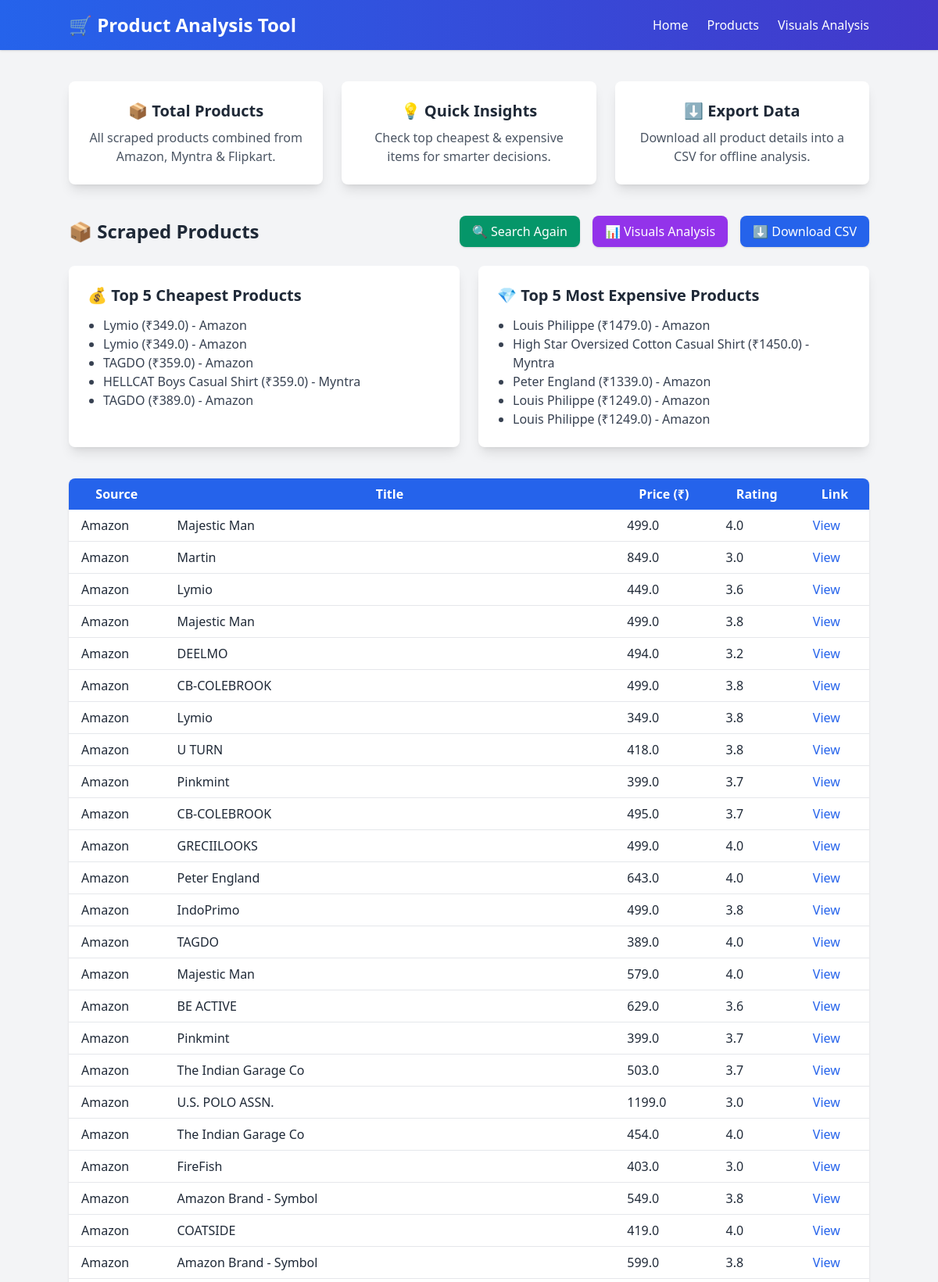
Page /products (upper part) on the committed database.
### tables this page shows
CREATE TABLE "products" (
"Source" TEXT,
  "Title" TEXT,
  "Price" REAL,
  "Rating" REAL,
  "Link" TEXT
);

### app.py (the view)
@app.route("/products")
def products():
    conn = sqlite3.connect(DB_NAME)
    df = pd.read_sql(f"SELECT * FROM {TABLE_NAME}", conn)
    conn.close()
    df["Price"] = pd.to_numeric(df["Price"], errors="coerce")
    df = df.dropna(subset=["Price"])
    cheapest = df.nsmallest(5, "Price").to_dict(orient="records")
    expensive = df.nlargest(5, "Price").to_dict(orient="records")
    return render_template("products.html",
                           tables=df.to_dict(orient="records"),
                           cheapest=cheapest,
                           expensive=expensive)

### templates/products.html (shortened to what this page needs)
<!DOCTYPE html>
<html>
<head>
  <script src="https://cdn.tailwindcss.com"></script>
</head>
<body class="bg-gray-100 text-gray-800 min-h-screen flex flex-col justify-between">
  <nav class="bg-gradient-to-r from-blue-600 to-indigo-700 p-4 text-white shadow">
    <div class="container mx-auto flex justify-between items-center">
      <h1 class="font-bold text-2xl">🛒 Product Analysis Tool</h1>
      <div class="flex gap-6">
        <a href="/" class="hover:underline">Home</a>
        <a href="/products" class="hover:underline">Products</a>
        <a href="/visuals" class="hover:underline">Visuals Analysis</a>
      </div>
    </div>
  </nav>
  <main class="container mx-auto mt-10 flex-1">
    <div class="grid grid-cols-1 md:grid-cols-3 gap-6 mb-10">
      <div class="bg-white shadow-lg p-6 rounded-lg text-center hover:shadow-2xl transition">
        <h3 class="text-xl font-bold mb-2">📦 Total Products</h3>
        <p class="text-gray-600">All scraped products combined from Amazon, Myntra & Flipkart.</p>
      </div>
      <div class="bg-white shadow-lg p-6 rounded-lg text-center hover:shadow-2xl transition">
        <h3 class="text-xl font-bold mb-2">💡 Quick Insights</h3>
        <p class="text-gray-600">Check top cheapest & expensive items for smarter decisions.</p>
      </div>
      <div class="bg-white shadow-lg p-6 rounded-lg text-center hover:shadow-2xl transition">
        <h3 class="text-xl font-bold mb-2">⬇️ Export Data</h3>
        <p class="text-gray-600">Download all product details into a CSV for offline analysis.</p>
      </div>
    </div>
    <div class="flex flex-wrap justify-between items-center mb-6 gap-4">
      <h2 class="text-2xl font-semibold">📦 Scraped Products</h2>
      <div class="flex gap-4">
        <a href="/" class="bg-emerald-600 hover:bg-emerald-800 text-white px-4 py-2 rounded-lg shadow">🔍 Search Again</a>
        <a href="/visuals" class="bg-purple-600 hover:bg-purple-800 text-white px-4 py-2 rounded-lg shadow">📊 Visuals Analysis</a>
        <a href="/download_csv" class="bg-blue-600 hover:bg-blue-800 text-white px-4 py-2 rounded-lg shadow">⬇️ Download CSV</a>
      </div>
    </div>
    <div class="grid grid-cols-1 md:grid-cols-2 gap-6 mb-10">
      <div class="bg-white shadow-lg p-6 rounded-lg">
        <h3 class="text-xl font-bold mb-3">💰 Top 5 Cheapest Products</h3>
        <ul class="list-disc pl-5 text-gray-700">
          {% for row in cheapest %}
            <li>{{ row.Title }} (₹{{ row.Price }}) - {{ row.Source }}</li>
          {% endfor %}
        </ul>
      </div>
      <div class="bg-white shadow-lg p-6 rounded-lg">
        <h3 class="text-xl font-bold mb-3">💎 Top 5 Most Expensive Products</h3>
        <ul class="list-disc pl-5 text-gray-700">
          {% for row in expensive %}
            <li>{{ row.Title }} (₹{{ row.Price }}) - {{ row.Source }}</li>
          {% endfor %}
        </ul>
      </div>
    </div>
    <div class="overflow-x-auto bg-white shadow rounded-lg">
      <table class="table-auto w-full border-collapse">
        <thead class="bg-blue-600 text-white">
          <tr>
            <th class="px-4 py-2">Source</th>
            <th class="px-4 py-2">Title</th>
            <th class="px-4 py-2">Price (₹)</th>
            <th class="px-4 py-2">Rating</th>
            <th class="px-4 py-2">Link</th>
          </tr>
        </thead>
        <tbody>
          {% for row in tables %}
          <tr class="border-b hover:bg-gray-100">
            <td class="px-4 py-2">{{ row.Source }}</td>
            <td class="px-4 py-2">{{ row.Title }}</td>
            <td class="px-4 py-2">{{ row.Price }}</td>
            <td class="px-4 py-2">{{ row.Rating if row.Rating else 'N/A' }}</td>
            <td class="px-4 py-2">
              <a href="{{ row.Link }}" target="_blank" class="text-blue-600 hover:underline">View</a>
            </td>
          </tr>
          {% endfor %}
        </tbody>
      </table>
    </div>
  </main>
</body>
</html>

### rows in the picture
products: Title "Lymio", Price "349.0", Source "Amazon", Rating "3.8"
products: Title "Lymio", Price "349.0", Source "Amazon"
products: Title "TAGDO", Price "359.0", Source "Amazon"
products: Title "HELLCAT Boys Casual Shirt", Price "359.0", Source "Myntra"
products: Title "TAGDO", Price "389.0", Source "Amazon", Rating "4.0"
products: Title "Louis Philippe", Price "1479.0", Source "Amazon"
products: Title "High Star Oversized Cotton Casual Shirt", Price "1450.0", Source "Myntra"
products: Title "Peter England", Price "1339.0", Source "Amazon"
products: Title "Louis Philippe", Price "1249.0", Source "Amazon"
products: Title "Louis Philippe", Price "1249.0", Source "Amazon"
products: Source "Amazon", Title "Majestic Man", Price "499.0", Rating "4.0"
products: Source "Amazon", Title "Martin", Price "849.0", Rating "3.0"
products: Source "Amazon", Title "Lymio", Price "449.0", Rating "3.6"
products: Source "Amazon", Title "Majestic Man", Price "499.0", Rating "3.8"
products: Source "Amazon", Title "DEELMO", Price "494.0", Rating "3.2"
products: Source "Amazon", Title "CB-COLEBROOK", Price "499.0", Rating "3.8"
products: Source "Amazon", Title "U TURN", Price "418.0", Rating "3.8"
products: Source "Amazon", Title "Pinkmint", Price "399.0", Rating "3.7"
products: Source "Amazon", Title "CB-COLEBROOK", Price "495.0", Rating "3.7"
products: Source "Amazon", Title "GRECIILOOKS", Price "499.0", Rating "4.0"
products: Source "Amazon", Title "Peter England", Price "643.0", Rating "4.0"
products: Source "Amazon", Title "IndoPrimo", Price "499.0", Rating "3.8"
products: Source "Amazon", Title "Majestic Man", Price "579.0", Rating "4.0"
products: Source "Amazon", Title "BE ACTIVE", Price "629.0", Rating "3.6"
products: Source "Amazon", Title "Pinkmint", Price "399.0", Rating "3.7"
products: Source "Amazon", Title "The Indian Garage Co", Price "503.0", Rating "3.7"
products: Source "Amazon", Title "U.S. POLO ASSN.", Price "1199.0", Rating "3.0"
products: Source "Amazon", Title "The Indian Garage Co", Price "454.0", Rating "4.0"
products: Source "Amazon", Title "FireFish", Price "403.0", Rating "3.0"
products: Source "Amazon", Title "Amazon Brand - Symbol", Price "549.0", Rating "3.8"
products: Source "Amazon", Title "COATSIDE", Price "419.0", Rating "4.0"
products: Source "Amazon", Title "Amazon Brand - Symbol", Price "599.0", Rating "3.8"
